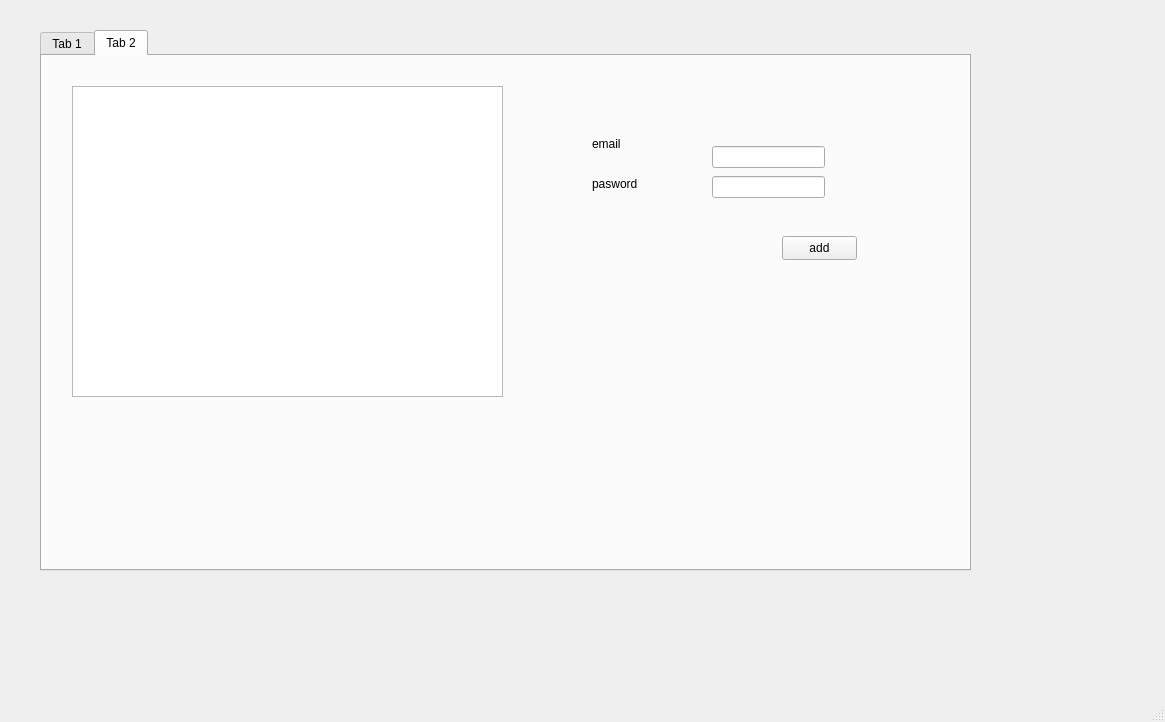
<?xml version="1.0" encoding="UTF-8"?>
<ui version="4.0">
 <class>MainWindow</class>
 <widget class="QMainWindow" name="MainWindow">
  <property name="geometry">
   <rect>
    <x>0</x>
    <y>0</y>
    <width>1165</width>
    <height>722</height>
   </rect>
  </property>
  <property name="windowTitle">
   <string>MainWindow</string>
  </property>
  <widget class="QWidget" name="centralwidget">
   <widget class="QTabWidget" name="tabWidget">
    <property name="geometry">
     <rect>
      <x>40</x>
      <y>30</y>
      <width>931</width>
      <height>541</height>
     </rect>
    </property>
    <property name="currentIndex">
     <number>1</number>
    </property>
    <widget class="QWidget" name="tab">
     <attribute name="title">
      <string>Tab 1</string>
     </attribute>
     <widget class="QTableView" name="tableView">
      <property name="geometry">
       <rect>
        <x>-50</x>
        <y>0</y>
        <width>451</width>
        <height>441</height>
       </rect>
      </property>
     </widget>
     <widget class="QSpinBox" name="verification_code">
      <property name="geometry">
       <rect>
        <x>610</x>
        <y>110</y>
        <width>111</width>
        <height>25</height>
       </rect>
      </property>
     </widget>
     <widget class="QLabel" name="label">
      <property name="geometry">
       <rect>
        <x>529</x>
        <y>50</y>
        <width>49</width>
        <height>16</height>
       </rect>
      </property>
      <property name="text">
       <string>id</string>
      </property>
     </widget>
     <widget class="QLabel" name="email_label">
      <property name="geometry">
       <rect>
        <x>469</x>
        <y>140</y>
        <width>111</width>
        <height>20</height>
       </rect>
      </property>
      <property name="text">
       <string>email_confirmation</string>
      </property>
     </widget>
     <widget class="QPushButton" name="pushButton_2">
      <property name="geometry">
       <rect>
        <x>609</x>
        <y>200</y>
        <width>80</width>
        <height>24</height>
       </rect>
      </property>
      <property name="text">
       <string>remove</string>
      </property>
     </widget>
     <widget class="QCheckBox" name="email_confirmation">
      <property name="geometry">
       <rect>
        <x>609</x>
        <y>140</y>
        <width>111</width>
        <height>22</height>
       </rect>
      </property>
      <property name="text">
       <string>Verify</string>
      </property>
     </widget>
     <widget class="QPushButton" name="pushButton_3">
      <property name="geometry">
       <rect>
        <x>469</x>
        <y>250</y>
        <width>80</width>
        <height>24</height>
       </rect>
      </property>
      <property name="text">
       <string>update</string>
      </property>
     </widget>
     <widget class="QLabel" name="label_2">
      <property name="geometry">
       <rect>
        <x>529</x>
        <y>80</y>
        <width>49</width>
        <height>16</height>
       </rect>
      </property>
      <property name="text">
       <string>email</string>
      </property>
     </widget>
     <widget class="QPushButton" name="add_btn">
      <property name="geometry">
       <rect>
        <x>469</x>
        <y>200</y>
        <width>80</width>
        <height>24</height>
       </rect>
      </property>
      <property name="text">
       <string>add</string>
      </property>
     </widget>
     <widget class="QLineEdit" name="email">
      <property name="geometry">
       <rect>
        <x>609</x>
        <y>80</y>
        <width>113</width>
        <height>24</height>
       </rect>
      </property>
     </widget>
     <widget class="QSpinBox" name="id">
      <property name="geometry">
       <rect>
        <x>629</x>
        <y>50</y>
        <width>81</width>
        <height>25</height>
       </rect>
      </property>
     </widget>
     <widget class="QLabel" name="label_3">
      <property name="geometry">
       <rect>
        <x>489</x>
        <y>110</y>
        <width>101</width>
        <height>20</height>
       </rect>
      </property>
      <property name="text">
       <string>verification_code</string>
      </property>
     </widget>
    </widget>
    <widget class="QWidget" name="tab_2">
     <attribute name="title">
      <string>Tab 2</string>
     </attribute>
     <widget class="QTableView" name="users">
      <property name="geometry">
       <rect>
        <x>30</x>
        <y>30</y>
        <width>431</width>
        <height>311</height>
       </rect>
      </property>
     </widget>
     <widget class="QLabel" name="label_4">
      <property name="geometry">
       <rect>
        <x>550</x>
        <y>80</y>
        <width>49</width>
        <height>16</height>
       </rect>
      </property>
      <property name="text">
       <string>email</string>
      </property>
     </widget>
     <widget class="QLabel" name="label_5">
      <property name="geometry">
       <rect>
        <x>550</x>
        <y>120</y>
        <width>49</width>
        <height>16</height>
       </rect>
      </property>
      <property name="text">
       <string>pasword</string>
      </property>
     </widget>
     <widget class="QLineEdit" name="users_email">
      <property name="geometry">
       <rect>
        <x>670</x>
        <y>90</y>
        <width>113</width>
        <height>22</height>
       </rect>
      </property>
     </widget>
     <widget class="QLineEdit" name="pasword">
      <property name="geometry">
       <rect>
        <x>670</x>
        <y>120</y>
        <width>113</width>
        <height>22</height>
       </rect>
      </property>
      <property name="echoMode">
       <enum>QLineEdit::Password</enum>
      </property>
     </widget>
     <widget class="QPushButton" name="add_user">
      <property name="geometry">
       <rect>
        <x>740</x>
        <y>180</y>
        <width>75</width>
        <height>24</height>
       </rect>
      </property>
      <property name="text">
       <string>add</string>
      </property>
     </widget>
    </widget>
   </widget>
  </widget>
  <widget class="QMenuBar" name="menubar">
   <property name="geometry">
    <rect>
     <x>0</x>
     <y>0</y>
     <width>1165</width>
     <height>21</height>
    </rect>
   </property>
  </widget>
  <widget class="QStatusBar" name="statusbar"/>
 </widget>
 <resources/>
 <connections/>
</ui>
